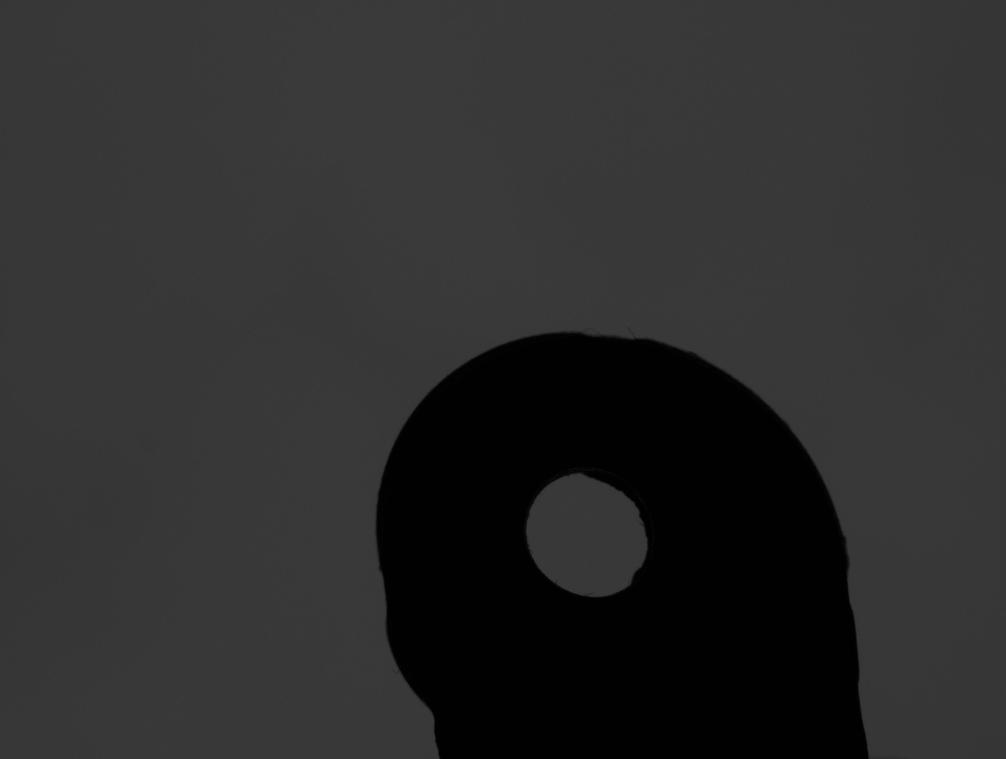
#> input picture 2.jpg, 4024 x 3036 px (shown at 1/4 size); its folder holds only this picture in this run
$ python -i main.py   (imports and definitions only)
#> lines starting #> are read from the running program, lines starting #| are printed output that depends on the picture; after the words box and inside, x2 and y2 are one past the last pixel; in counts of white or black regions, pixels touching at a corner belong together
#> in single_image_processing, image is the input picture: shape (3036, 4024); min 0, max 65, mean 44.1
### functions.py
# from PIL import Image, ImageOps
# import os
# from sklearn.cluster import MiniBatchKMeans
import numpy as np
import cv2
from typing import Tuple, Union
from pathlib import Path
import imageio
from pyautogui import size as screen_size


# [10 lines left out: function cv2_imshow, not called in this run]


def crop_image_white_background_opencv(
    input_image: Union[str, np.ndarray], show_image: bool = False
) -> np.ndarray:

#> called with show_image = False
    if isinstance(input_image, np.ndarray):
        # 读取图像
        image = input_image
    elif isinstance(input_image, str):
        # 使用imageio库读取图像
        # image = cv2.imread(input_image, cv2.IMREAD_GRAYSCALE)
        # 使用imageio库读取图像
        image = imageio.imread(Path(input_image), mode="L")

    else:

        raise ValueError("Invalid input image.")

    threshold = np.mean(image)
#> threshold = 44.07

    ##二值化图像
    _, binary_image = cv2.threshold(image, threshold, 255, cv2.THRESH_BINARY)
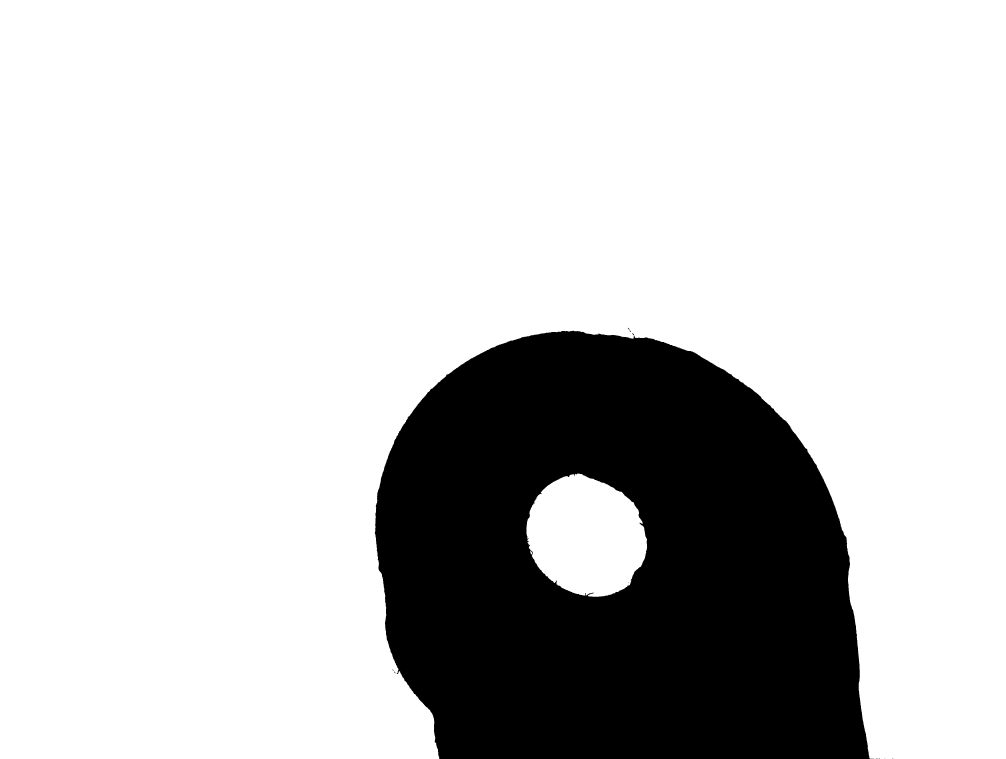
#> binary_image: shape (3036, 4024) (shown at 1/4 size); 78.4% white; 20 black regions (18 under 20 px), largest, box (x1, y1, x2, y2) and area: (1499, 1323, 3481, 3036) 2633850, (2511, 1311, 2519, 1320) 22

    ##反转图像,如果背景颜色为白色则反转颜色. 黑色为0, 白色为255
    if np.mean(binary_image) > 128:
        binary_image = cv2.bitwise_not(binary_image)

    # print("binary_image:", binary_image.tolist()[:])
    # 检查是否只有两种颜色
    # print("np.unique(binary_image):", np.unique(binary_image))

    # 找到非零像素的坐标
    # points = cv2.findNonZero(binary_image)

    # print("binary_image.shape:", binary_image.shape) # (h, w)

    # 计算边界框
    x, y, w, h = cv2.boundingRect(binary_image)
#> x = 1499; y = 1311; w = 2076; h = 1725

    # print("x, y, w, h:", x, y, w, h)

    # 稍微缩小一点
    extend_size = -(binary_image.shape[0] // 7)
#> extend_size = -433
    x = max(0, x - extend_size)
#> x = 1932
    y = max(0, y - extend_size)
#> y = 1744
    w = min(image.shape[1] - x, w + 2 * extend_size)
#> w = 1210
    h = min(image.shape[0] - y, h + 2 * extend_size)
#> h = 859

    # 裁剪图像
    cropped_image = binary_image[y : y + h, x : x + w]
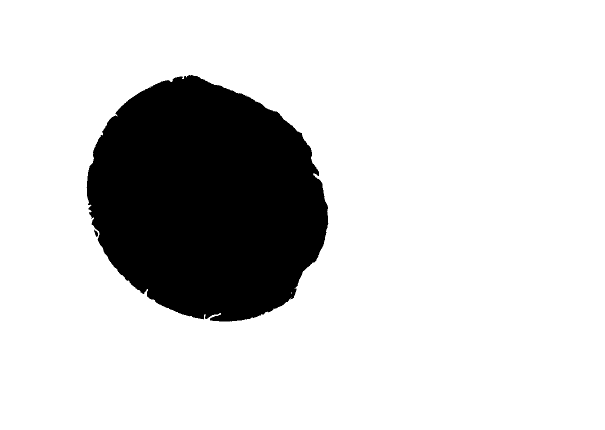
#> cropped_image: shape (859, 1210) (shown at 1/2 size); 82.8% white; 3 black regions (1 under 20 px), largest, box (x1, y1, x2, y2) and area: (173, 150, 657, 643) 179045, (188, 459, 196, 474) 62

    # 显示图像
    if show_image:
        window_name = "Cropped Image"
        cv2_imshow(cropped_image, window_name)

    return cropped_image

### main.py
from functions import *
import numpy as np
import cv2
import matplotlib.pyplot as plt
import pandas as pd
from tqdm import tqdm
import os
from multiprocessing import cpu_count
import concurrent.futures
from math import ceil, sqrt
import time


# 计算椭圆曲率
# def calculate_curvature(a, b, theta):

#     curvature = (
#         a * b / ((a**2 * np.sin(theta) ** 2 + b**2 * np.cos(theta) ** 2) ** (3 / 2))
#     )
#     return curvature


# 计算椭圆离心率
def calculate_eccentricity(a, b):
    a, b = max(a, b), min(a, b)
    round_score = 6
    a = round(a, round_score)
    b = round(b, round_score)
    a_2 = round(a**2, round_score)
    b_2 = round(b**2, round_score)

    e_ = sqrt(1 - b_2 / a_2)
    e_ = round(e_, round_score)
    # print("a:", a, "b:", b, "a^2:", a_2, "b^2:", b_2, "e:", e_)
    return e_


def single_image_processing(image_path: str, show_image=False):
    # 使用imageio库读取图像,将图像转换为灰度图像
    image: np.ndarray = imageio.imread(Path(image_path), mode="L")

    # 背景裁剪 + 二值化
    crop_image: np.ndarray = crop_image_white_background_opencv(
        image, show_image=show_image
    )

    print("crop_image.shape:", crop_image.shape)
#| crop_image.shape: (859, 1210)

    # 进行闭运算
    kernel = cv2.getStructuringElement(cv2.MORPH_RECT, (4, 4))
    crop_image = cv2.morphologyEx(crop_image, cv2.MORPH_CLOSE, kernel)
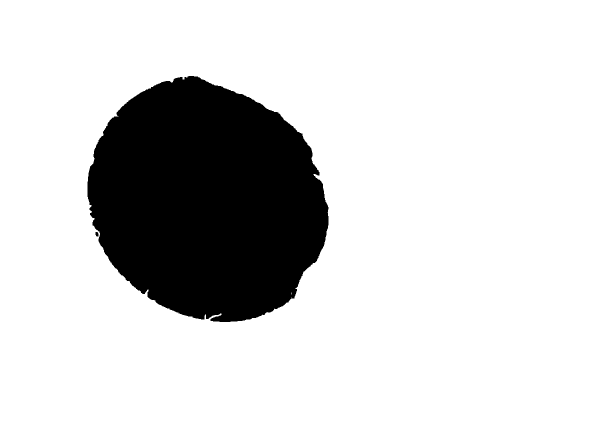
#> crop_image: shape (859, 1210) (shown at 1/2 size); 82.8% white; 2 black regions, box (x1, y1, x2, y2) and area: (175, 152, 657, 644) 178946, (191, 464, 197, 473) 46

    # opencv的Canny边缘检测
    edges_image = cv2.Canny(crop_image, 100, 200)  # 100, 200
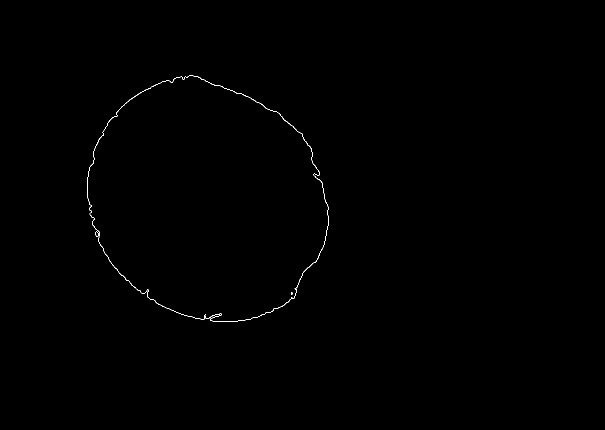
#> edges_image: shape (859, 1210) (shown at 1/2 size); 0.17% white in thin lines or dots, all inside (x1, y1, x2, y2) = (174, 151, 657, 644)

    # 再次进行闭运算
    # edges_image = cv2.morphologyEx(edges_image, cv2.MORPH_CLOSE, kernel)

    print("edges_image.shape:", edges_image.shape)
#| edges_image.shape: (859, 1210)

    contours, _ = cv2.findContours(
        edges_image, cv2.RETR_EXTERNAL, cv2.CHAIN_APPROX_SIMPLE
    )
#> contours = 8 contours, 3 with area under 20; largest, box (x1, y1, x2, y2) and area: (374, 151, 657, 579) 86, (174, 153, 373, 411) 54, (196, 473, 412, 639) 50, (190, 463, 197, 473) 43, (411, 578, 594, 644) 23

    print("连通区域数量:", len(contours))
#| 连通区域数量: 8

    if show_image:

        plt.figure()

        # 获取图像的宽度和高度 , opencv的shape是(h, w)（y, x）
        height, width = edges_image.shape

        # 设置图表刻度x轴和y轴的范围
        plt.xlim(0, width)
        plt.ylim(0, height)

    # 轮廓与拟合椭圆的相似度列表
    similarity_score_list = []

    # 椭圆离心率列表
    curvature_list = []

    # 计算各个连通区域的面积
    for contour in contours:

        # 拟合椭圆
        if len(contour) >= 5:  # 至少需要5个点才能拟合椭圆
            ellipse = cv2.fitEllipse(contour)

            print("拟合椭圆:", ellipse)

            # # 计算离心率
            # 获取椭圆参数
            center, axes, angle = ellipse
            a, b = axes

            # 计算椭圆离心率
            eccentricity = calculate_eccentricity(a, b)

            curvature_list.append(eccentricity)

            print("椭圆离心率:", eccentricity)

            temp_image = np.array(edges_image)
            # 临时转换为cv2的BGR图像
            temp_image = cv2.cvtColor(temp_image, cv2.COLOR_GRAY2BGR)
            # 绘制椭圆
            cv2.ellipse(temp_image, ellipse, (0, 255, 0), 2)

            # 从椭圆对象中提取其边界点
            points = cv2.ellipse2Poly(
                (int(ellipse[0][0]), int(ellipse[0][1])),
                (int(ellipse[1][0] / 2), int(ellipse[1][1] / 2)),
                int(ellipse[2]),
                0,
                360,
                10,
            )

            # 将点集转换为numpy数组
            points = np.array(points)

            # 计算椭圆的Hu矩
            ellipse_moments = cv2.moments(points)
            ellipse_hu_moments = cv2.HuMoments(ellipse_moments).flatten()

            # 计算轮廓的Hu矩
            contour_moments = cv2.moments(contour)
            contour_hu_moments = cv2.HuMoments(contour_moments).flatten()

            # 计算两者之间的相似度分数
            similarity_score = cv2.matchShapes(
                ellipse_hu_moments, contour_hu_moments, cv2.CONTOURS_MATCH_I1, 0
            )  # cv2.CONTOURS_MATCH_I1方法 0-1之间的值，0表示完全匹配，>1表示不匹配

            print("轮廓与拟合椭圆的相似度:", similarity_score)

            similarity_score_list.append(similarity_score)

            if show_image:

                cv2_imshow(temp_image, "Contours")

        # contour  轮廓点集 [x, y] x: 横坐标  y: 纵坐标 从左上角开始 -->x 横坐标递增 -->y 纵坐标递增
        # 获取边界矩形
        x, y, w, h = cv2.boundingRect(
            contour
        )  # x: 左上角横坐标 y: 左上角纵坐标 w: 宽度 h: 高度

        print("边界矩形:", x, y, w, h)

        if show_image:
            # 将NumPy数组转换为Python列表
            list_of_tuples = [tuple(subarr.flatten()) for subarr in contour]

            # print("轮廓点集:", list_of_tuples[:5], contour[:5])

            # 分解为两个列表：x坐标和y坐标
            x1, y1 = zip(*list_of_tuples)
            # 使用matplotlib绘制轮廓
            plt.plot(x1, y1)

            # #plt画出这个矩形
            plt.plot([x, x + w, x + w, x, x], [y, y, y + h, y + h, y])
#> this loop made 8 passes
#> (center, axes, angle, a_2 in calculate_eccentricity, b_2 in calculate_eccentricity, e_ in calculate_eccentricity) on pass 5: ((188.4, 440.9), (10.75, 51.88), 162.1, 2691.3, 115.6, 0.978)
#> (center, axes, angle, a_2 in calculate_eccentricity, b_2 in calculate_eccentricity, e_ in calculate_eccentricity) on passes 1, 2, 3, 4, 7, 8: ((583, 586.5), (2.5, 5), 0, 25, 6.25, 0.866), ((507.5, 612.6), (42.64, 173.7), 71.99, 30181.4, 1818.4, 0.969), ((312.7, 538.5), (107.7, 283.7), 127.6, 80507.9, 11597.7, 0.925), ((193.4, 467.8), (6.21, 10.32), 159.3, 106.5, 38.55, 0.799), ((368.8, 359.6), (377.7, 418.4), 26.42, 175053.1, 142686.5, 0.43), ((341.7, 408.9), (511.9, 625.9), 97.12, 391808.7, 261995.7, 0.576)
#> (printed output is left out)
#> after the loop, curvature_list = [0.866, 0.969, 0.925, 0.799, 0.978, 0.43, 0.576]; similarity_score_list = [0.378, 0, 0, 0.821, 1.93, 0, 0]

    if show_image:
        # 反转y轴
        plt.gca().invert_yaxis()

        # 将x轴放到上方
        plt.gca().xaxis.tick_top()

        # 设置block=False以便程序继续执行

        plt.show(block=False)

        # 等待1秒后自动关闭
        plt.pause(1)
        plt.close()

    # 数据字典，连通区数量，各个连通区域的面积，边界矩形的坐标
    boundingRects = [cv2.boundingRect(contour) for contour in contours]
#> boundingRects = [(582, 584, 3, 5), (411, 578, 183, 66), (196, 473, 216, 166), (190, 463, 7, 10), (178, 412, 22, 60), (235, 233, 1, 1), (174, 153, 199, 258), (374, 151, 283, 428)]

    def process_data(data, key, round_score=6):
        if len(data[key]) > 0:
            data[key] = [round(x, round_score) for x in data[key]]
            data[key + "_平均值"] = np.mean(data[key])
            data[key + "_最大值"] = np.max(data[key])
            data[key + "_最小值"] = np.min(data[key])
        else:
            data[key] = []
            data[key + "_平均值"] = 0
            data[key + "_最大值"] = 0
            data[key + "_最小值"] = 0

    data = {
        "连通区数量": len(contours),
        "各个连通区域的面积": [w * h for x, y, w, h in boundingRects],
        "各个边界矩形坐标": [(x, y, w, h) for x, y, w, h in boundingRects],
        "各个轮廓与拟合椭圆的相似度": similarity_score_list,
        "各个拟合椭圆离心率": curvature_list,
    }

    process_data(data, "各个连通区域的面积")
    process_data(data, "各个轮廓与拟合椭圆的相似度")
    process_data(data, "各个拟合椭圆离心率")

    return data


# 读取文件夹内的所有图片， 返回路径列表
# [66 lines left out: functions read_all_image, process_images, not called in this run]


# [3 lines not run here, left out]

>>> result = single_image_processing('2.jpg')
#> result = 14 items
